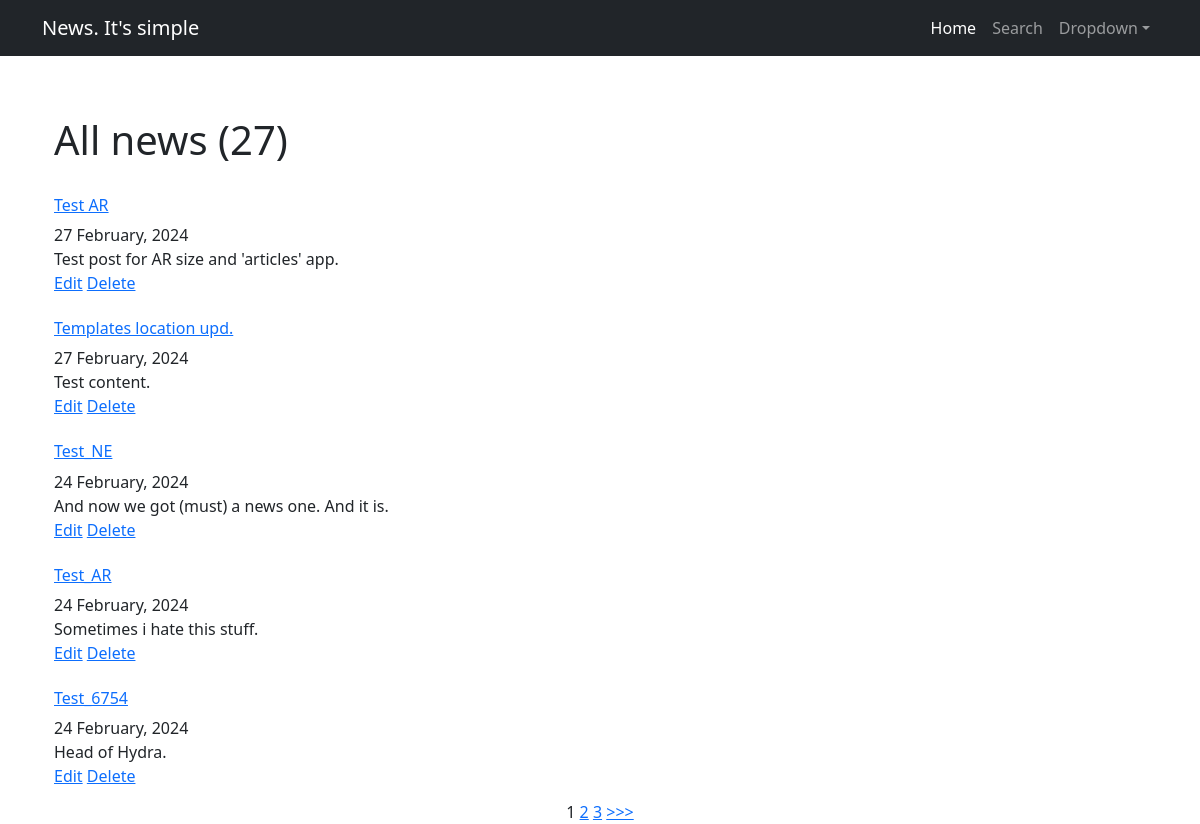
The page /news/ on the database as committed earlier.
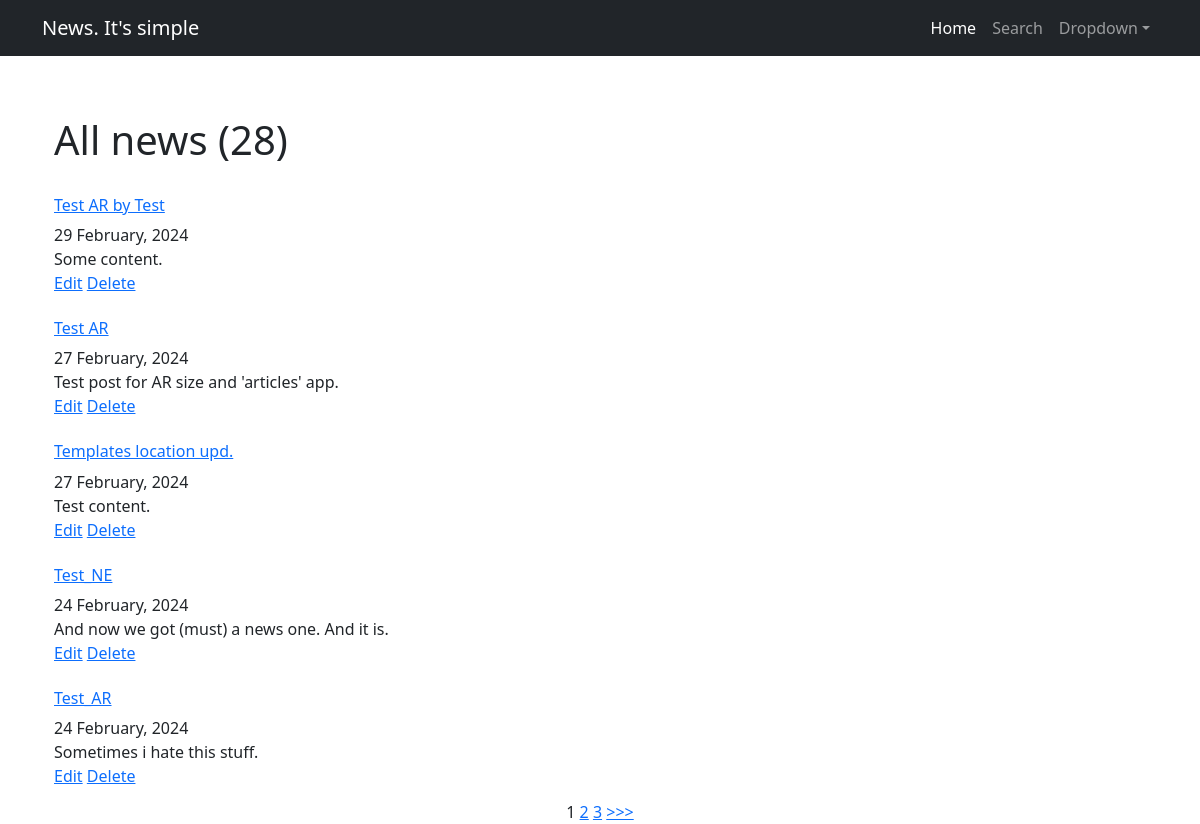
The same page on the database as committed later.
### news/models.py (models this page shows, shortened)
class Post(models.Model):
    article = 'AR'
    news = 'NE'
    SIZE = [
        (article, 'Article'),
        (news, 'News')
    ]
    author = models.ForeignKey(Author, on_delete=models.CASCADE)
    size = models.CharField(max_length=2,
                            choices=SIZE,
                            default=news)
    pub_date = models.DateTimeField(auto_now_add=True)
    category = models.ManyToManyField(Category, through='PostCategory')
    headline = models.CharField(max_length=60)
    content = models.TextField()
    rating = models.IntegerField(default=0)

### news/views.py (the view)
# urls.py: path('', PostsListView.as_view()),
class PostsListView(ListView):
    model = Post
    ordering = '-pub_date'
    template_name = 'news/news.html'
    context_object_name = 'news'
    paginate_by = 5

### news/templatetags/custom_filters.py (called while the page is built)
@register.filter()
def censor(value):
    try:
        censored_text = ''
        for word in value.split():
            if word.strip('.,:;!?').lower() in SWEAR_WORDS:
                censored_text += word[0] + '*' * len(word[1:-1]) + word[-1] + ' '
            else:
                censored_text += word + ' '
        return censored_text
    except AttributeError as e:
        return f'{e} (string only)'

### templates/news/news.html (shortened to what this page needs)
{% extends 'flatpages/default.html' %}
{% load custom_filters %}
{% block content %}
    <h1 class="space-h">All news ({{ paginator.count }})</h1>
    {% if news %}
        {% for single in news %}
            <div class="space-12">
                <a href="{% url 'single_detail' single.id %}"><h6>{{ single.headline|censor }}</h6></a>
                {{ single.pub_date|date:'d F, Y' }}<br>
                {{ single.content|truncatewords:20|censor }}<br>
                {% if single.size == "AR" %}
                    <a href="{% url 'articles_update' single.id %}">Edit</a>
                    <a href="{% url 'articles_delete' single.id %}">Delete</a>
                {% else %}
                    <a href="{% url 'news_update' single.id %}">Edit</a>
                    <a href="{% url 'news_delete' single.id %}">Delete</a>
                {% endif %}
            </div>
        {% endfor %}
    {% else %}
        <h4>Why is there no news here?</h4>
    {% endif %}
    {% if is_paginated %}
        {% for num in page_obj.paginator.page_range %}
            {% if page_obj.number == num %}
                <a>{{ num }}</a>
            {% elif num > page_obj.number|add:'-2' and num < page_obj.number|add:'3' %}
                <a href="?page={{ num }}&{{ params }}">{{ num }}</a>
            {% endif %}
        {% endfor %}
        {% if page_obj.has_next and page_obj.number < page_obj.paginator.num_pages|add:'-2' %}
            <a href="?page={{ page_obj.paginator.num_pages }}&{{ params }}">>>></a>
        {% endif %}
    {% endif %}
{% endblock content %}

Rows that differ between the two databases and show on the page:
no longer on this page (row unchanged): Post: headline|censor "Test_6754", pub_date "24 February, 2024", content|censor "Head of Hydra.", size "Edit"
added Post: headline|censor "Test AR by Test", pub_date "29 February, 2024", content|censor "Some content.", size "Edit"
Other text that changed with them:
{{ paginator.count }}: "27" → "28"
